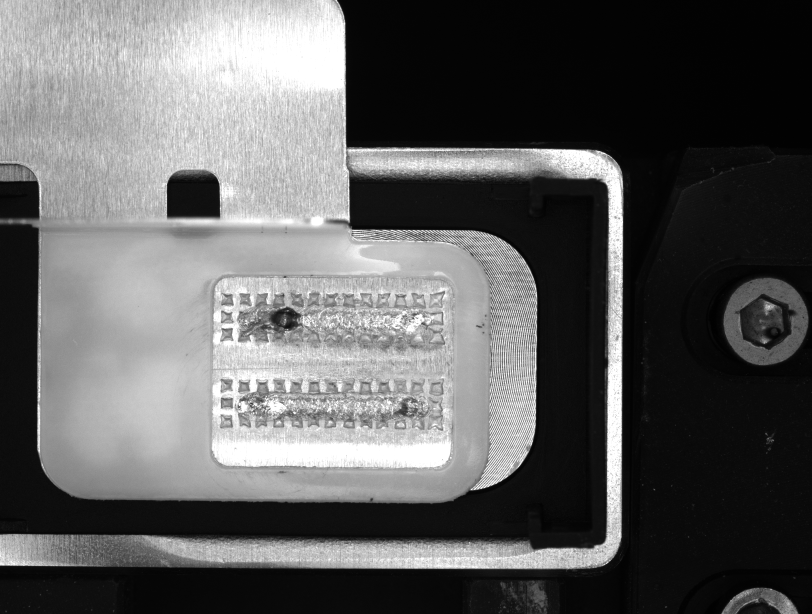
#> input picture test.bmp, 1624 x 1228 px (shown at 1/2 size)
$ python weld-dectection.py   (Python 2 division)   (older library calls are emulated)
#> lines starting #> are read from the running program, lines starting #| are printed output that depends on the picture
### pre_processing.py
# -*- coding: utf8 -*-
__author__ = 'PowerDi'
__address__ = '578661971@qq.com'

import cv2
import numpy as np


def change_size(filename):
	'''change the initial picture to the size 1280*967
	Need openCV and numpy module(cv2)
	:param filename: eg: test.bmp
	:return: None
	'''

	fn = filename
	image = cv2.imread(fn)
	newimage = cv2.resize(image, (1280, 967), interpolation=cv2.INTER_AREA)
	cv2.imwrite('1280_967.bmp', newimage)
	return newimage


def change_to_gray(image):
	'''
	Change a RGB picture to a Gray picture
	:param image: narray, 3-dimension picture
	:return: narray, 2-dimension, gray picture
	'''
	myimg1 = image.copy()
	gray_img = cv2.cvtColor(myimg1, cv2.COLOR_BGR2GRAY)
	cv2.imwrite("gray.bmp", gray_img)
	return gray_img


def cut(img, mode=1):
	'''
	Cut a picture to get its upper part or lower part
	:param img: narray
	:param mode: int, '1' for upper part, '2' for lower part, Default:'1'
	:return: narray, picture after cutting
	'''
	h = img.shape[0]
	w = img.shape[1]
	if mode == 1:
		cutimg = img[int(h / 2.2):int(h / 1.7), int(w / 3.8):int(w / 1.8) + 15]  # up
	else:
		cutimg = img[int(h / 1.7):int(h / 1.4) + 7, int(w / 3.8):int(w / 1.8) + 15]  # down
	cv2.imwrite("after_cut.bmp", cutimg)
	return cutimg


def pre_process(filename, mode=1):
	'''

	:param filename: string, name of the picture, eg: 'test.bmp'
	:param mode: int, '1' for upper part, '2' for lower part, Default:'1'
	:return: narray, picture after pre-processing
	'''

	newimage = change_size(filename)
#> in change_size, image is the input picture: shape (1228, 1624, 3); min 0, max 255, mean 94.1
	gray_img = change_to_gray(newimage)
	cutimg = cut(gray_img,mode)
#> in cut, `cutimg = img[int(h / 2.2):int(h / 1.7), int(w / 3.8):int(w / 1.8) + 15]`:
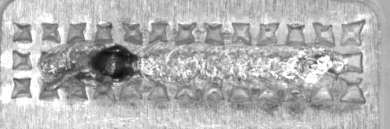
#> cutimg: shape (129, 390); min 14, max 255, mean 177.7
	return cutimg

### weld-dectection.py
# -*- coding: utf8 -*-
__author__ = 'PowerDi'
__address__ = '578661971@qq.com'
import numpy as np
import milk
import matplotlib.patches as mpatches
import matplotlib.pyplot as plt
import pre_processing
import time
from skimage import exposure
from skimage.feature import greycomatrix,greycoprops
from skimage.measure import find_contours
from skimage.measure import label,regionprops
from skimage.morphology import remove_small_holes,remove_small_objects
from skimage.morphology import closing,dilation,erosion
from skimage.morphology import square,rectangle

def segmentation(copyimg, SIZE_h=10, SIZE_w=30):
	'''
	Divide a picture to several blocks. This situation generates
	rectangle block.
	:param image:Narray,Input image
	:param SIZE_h:int, height of the small rectangle block. Default:10
	:param SIZE_w:int, width of the small rectangle block. Default:30

	'''
	h, w = copyimg.shape
	patch = []
	cpatch = []
	# segmetation
	for j in range(0, h, 3):
		for i in range(0, w, 20):
			if j+SIZE_h <= h:
				if i + SIZE_w <= w:
					patch.append(copyimg[j:(j + SIZE_h), i:(i + SIZE_w)])
					cpatch.append(copyimg[j:j + (SIZE_h), i:(i + SIZE_w)])
				else:
					patch.append(copyimg[j:(j + SIZE_h), i:])
					cpatch.append(copyimg[j:(j + SIZE_h), i:])
			else:
				if i + SIZE_w <= w:
					patch.append(copyimg[j:, i:(i + SIZE_w)])
					cpatch.append(copyimg[j:, i:(i + SIZE_w)])
				else:
					patch.append(copyimg[j:, i:])
					cpatch.append(copyimg[j:, i:])
	if h % 3 == 0:
		num_h = h / 3
	else:
		num_h = h / 3 + 1
	if w % 20 == 0:
		num_w = w / 20
	else:
		num_w = w / 20 + 1
	return patch, cpatch, num_h, num_w

def init_entropy(block):
	'''
	Calculate the entropy of a block
	:param block: narray, input sequence.
	:return: float, the entropy of the input sequence
	'''
	assert block.ndim == 2, 'must input a gray image'
	block_his = exposure.histogram(block, nbins=256)[0]
	block_his = [x for x in block_his if x > 0]
	block_his = np.array(block_his)
	ent = -1 * block_his * np.log2(block_his)
	ent2 = np.sum(ent)
	return ent2


def weld_dectection(patch, num_h, num_w):
	'''
	weld dectection algorithm
	:param patch:
	:param num_h:
	:param num_w:
	:return: labered array
	'''
	xs = []
	for block in patch:
		glcm = greycomatrix(block, [2], [np.pi / 4], 256,
		                    symmetric=True, normed=False)
		ent = init_entropy(block.copy())
		con = greycoprops(glcm, 'contrast')[0, 0]
		xs.append([con, ent])
	# K-means
	xs = np.array(xs)
	assignments, centroids = milk.kmeans(xs, 2)
	# fix the label of weld to be number 1
	numones = np.sum(assignments == 1)
	numzeros = np.sum(assignments == 0)
	numtwos = np.sum(assignments == 2)
	if max(numones, numzeros, numtwos) == numzeros:
		tip = [0 if ax == 0 else 1 for ax in assignments]
	elif max(numones, numzeros, numtwos) == numones:
		tip = [0 if ax == 1 else 1 for ax in assignments]
	elif max(numones, numzeros, numtwos) == numtwos:
		tip = [0 if ax == 2 else 1 for ax in assignments]
	assignments = np.array(tip)
	assign = assignments.reshape(num_h, num_w)
	return assign

# [53 lines left out: functions label_image, OTSU_enhance, calculate_area, not called in this run]

#*********************************************#
filename = 'test.bmp'
mode = 1 # 1 for upper part, 2 for lower part
#*********************************************#

image = pre_processing.pre_process(filename, mode)
h, w = image.shape
#> h = 129; w = 390
copyimg = image.copy() # may have wrong
patch, cpatch, num_h, num_w = segmentation(copyimg, SIZE_h=10,
                                           SIZE_w=20)
#> after the loop in segmentation, `for j in range(0, h, 3):`: cpatch = 860 items
#> patch = 860 items; cpatch = 860 items; num_h = 43; num_w = 20
assign = weld_dectection(patch, num_h, num_w)
#> the loop in weld_dectection, `for block in patch:` made 860 passes
#> (ent2 in init_entropy, ent, con) on passes 1 to 3: (-266.8, -266.8, 521.5), (-446.3, -446.3, 193.6), (-451.6, -451.6, 210.5)
#> after the loop in weld_dectection, `for block in patch:`: xs = 860 pairs, first value 5.65 to 1565.2, second value -593 to -39.02
#> (the run stopped early here; a loop or call above may not have finished)
